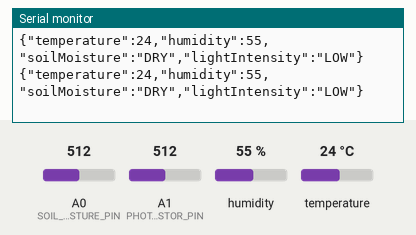
This sketch was run on a simulated Arduino Uno, built with avr-gcc and run on an emulated ATmega328P. Parts: the last lines printed to the serial monitor. The test bench sets the inputs (shaded band); at power-on: A0 (SOIL_MOISTURE_PIN) = 512, A1 (PHOTORESISTOR_PIN) = 512, humidity 55 %, temperature 24 °C.

Above: at 10.8 s.
10.9 s: A0 (SOIL_MOISTURE_PIN) set to 488
At 20.8 s:
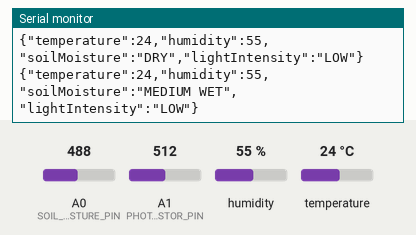
21.6 s: A1 (PHOTORESISTOR_PIN) set to 141
At 31.3 s:
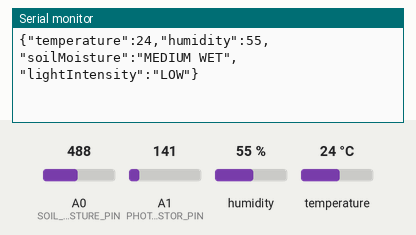
31.6 s: A1 (PHOTORESISTOR_PIN) set to 125
At 40.8 s:
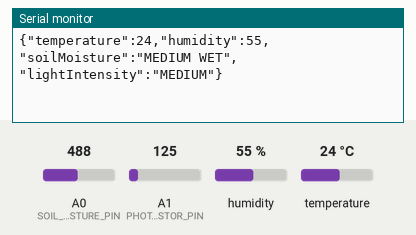
51.7 s: A1 (PHOTORESISTOR_PIN) set to 32
At 61.0 s:
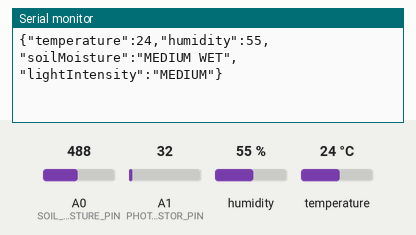
61.7 s: A1 (PHOTORESISTOR_PIN) set to 27
At 71.7 s:
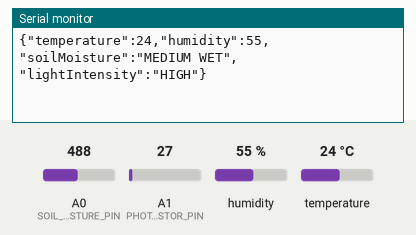

The sketch:

lato_arduino_progetto.ino
```cpp
#include <DHT.h>
#include <ArduinoJson.h>
#include <SoftwareSerial.h>

// Definizione dei pin dei sensori
#define SOIL_MOISTURE_PIN A0
#define DHT_PIN 4
#define DHT_TYPE DHT11
#define PHOTORESISTOR_PIN A1

// Definizione dei pin per la SoftwareSerial
#define RX_PIN 2
#define TX_PIN 3

// Inizializzazione del sensore DHT
DHT dht(DHT_PIN, DHT_TYPE);

// Inizializzazione della SoftwareSerial
SoftwareSerial mySerial(TX_PIN, RX_PIN);

void setup() {
  Serial.begin(9600);// Comunicazione seriale con il computer
  //mySerial.begin(9600);    // Comunicazione seriale con il NodeMCU
  dht.begin();
}

void loop() {
  // Lettura dei dati dal sensore di umidità del terreno
  int soilMoistureValue = analogRead(SOIL_MOISTURE_PIN);
  String soilLevel = "";

if (soilMoistureValue < 400) {
    soilLevel = "WET";  // Umidità alta
} else if (soilMoistureValue >= 400 && soilMoistureValue <= 500) {
    soilLevel = "MEDIUM WET";  // Umidità media
} else if(soilMoistureValue > 500){
    soilLevel = "DRY";  // Terreno secco
}


  // Lettura dei dati dal sensore DHT11
  float humidity = dht.readHumidity();
  float temperature = dht.readTemperature();

  // Lettura dei dati dal fotoresistore
  int lightIntensity = analogRead(PHOTORESISTOR_PIN);

    String lightLevel ="";

if (lightIntensity < 30) {
    lightLevel = "HIGH";  // LUMINOSITA alta
} else if (lightIntensity >= 30 && lightIntensity <= 130 ) {
    lightLevel = "MEDIUM";  // LUMINOSITA media
} else if (lightIntensity > 130){
    lightLevel = "LOW";  // LUMINOSITA BASSA
}

  // Creazione di un oggetto JSON
  StaticJsonDocument<200> doc;
  doc["temperature"] = temperature;
  doc["humidity"] = humidity;
  doc["soilMoisture"] = soilLevel;
  doc["lightIntensity"] = lightLevel;

  // Serializzazione del documento JSON in una stringa
  char jsonBuffer[256];
  serializeJson(doc, jsonBuffer);

  // Invio dei dati via seriale al NodeMCU
  Serial.println(jsonBuffer);
    // Invio alla porta seriale software

  delay(10000); // Attendi 10 secondi prima di eseguire una nuova lettura
}
```

Measured:
- the behaviour switches between 501 and 500 on A0 (SOIL_MOISTURE_PIN) (found by bisection; images 0 and 1)
- the behaviour switches between 131 and 130 on A1 (PHOTORESISTOR_PIN) (found by bisection; images 2 and 3)
- the behaviour switches between 30 and 29 on A1 (PHOTORESISTOR_PIN) (found by bisection; images 4 and 5)
- after the input at 10.9 s, the serial monitor: prints a new line after 9.2 s (image 1)
- after the input at 31.6 s, the serial monitor: prints a new line after 8.6 s (image 3)
- after the input at 61.7 s, the serial monitor: prints a new line after 8.7 s (image 5)
